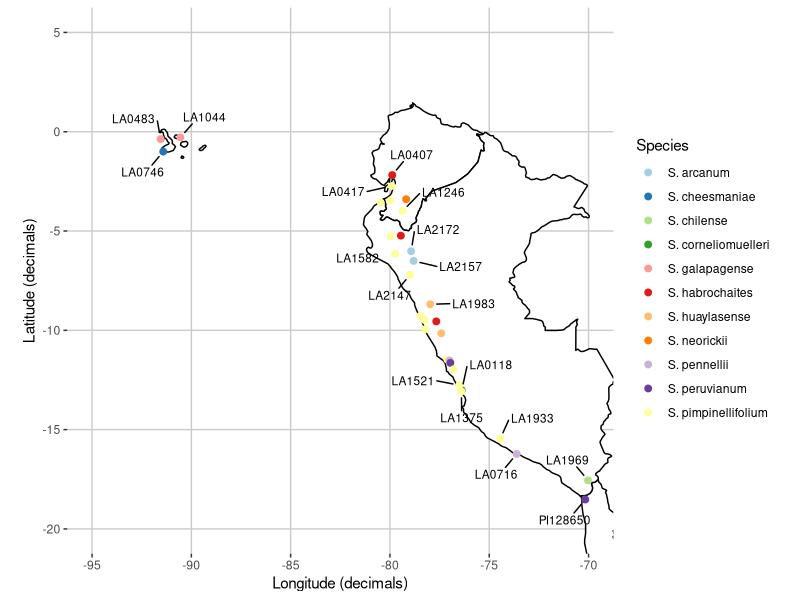

Write the R code that produced this figure. (Note: this script raises an error after producing the figure.)
library(ggplot2)
library(RColorBrewer)
library(gridExtra)
library(ggrepel)

#ylim = Latitude; xlim = Longitude

#accession geographic coordinates
spec.loc <- read.csv("spec.loc.csv",header=TRUE)

#this will be a small inset of the entire country
mapa <- borders("world", regions = c("Brazil", "Uruguay", "Argentina", "French Guiana", "Suriname", "Colombia", "Venezuela",
                                     "Bolivia", "Ecuador", "Chile", "Paraguay", "Peru", "Guyana", "Panama"), 
                fill = "white", colour = "black")

MyMapa <- ggplot() + mapa + theme_bw() + theme_void()
  
#this is zoomed in so one can see the locations of the speices and accession
mapb <- borders("world", regions = c("Ecuador","Chile", "Peru"), 
                fill = "white", colour = "black")

MyMapb <- ggplot() + mapb + theme_bw() + xlab("Longitude (decimals)") + ylab("Latitude (decimals)") + 
  geom_point(data = spec.loc, mapping = aes(x = Long, y = Lat, color = Species), size=2) + 
  geom_text_repel(data = spec.loc, aes(Long, Lat, label = ID ),
                  color = 'black',
                  size  = 3,
                  box.padding = 0.7, point.padding = 0.5)+
  scale_color_brewer(palette = "Paired") +
  theme(panel.border = element_blank(), panel.grid.major = element_line(colour = "grey80"), panel.grid.minor = element_blank())

#zoom in further to excluded the tail of chile without collections. 
MyMapb<-MyMapb + coord_fixed( xlim=c(-95,-70), ylim=c(-20,5))

MyMapb

#png(file="test.png",w=1800,h=1800, res=300)
grid.newpage()
v1<-viewport(width = 1, height = 1, x = 0.5, y = 0.5) #plot area for the main map
v2<-viewport(width = 0.3, height = 0.3, x = 0.20, y = 0.30) #plot area for the inset map
print(MyMapb,vp=v1) 
print(MyMapa,vp=v2)
#dev.off()

